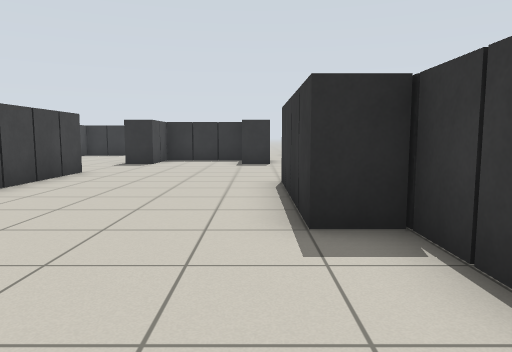
view 1 (above)

24 first-person views from a walk through a world built for the Gazebo simulator. The camera is 0.9 m above the floor, tilts 6° down and sees 70° across. The lines on the ground mark 1 m squares. The floor is counted in squares, 1 m on a side. Each view is taken from the middle of a square. On the plan, view 1 faces up. The plan holds only what a view shows up to about 12 squares ahead; the rest is blank. The place goes on beyond the plan.

view 2
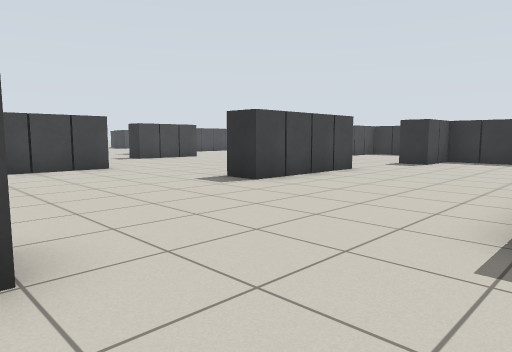

view 3
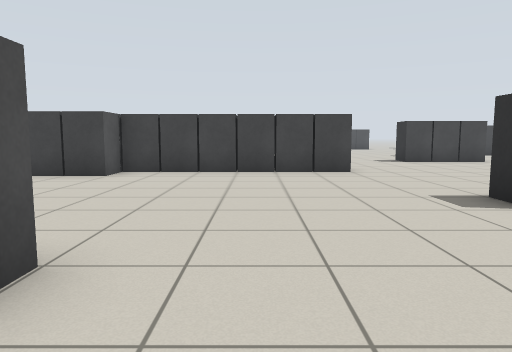

view 4
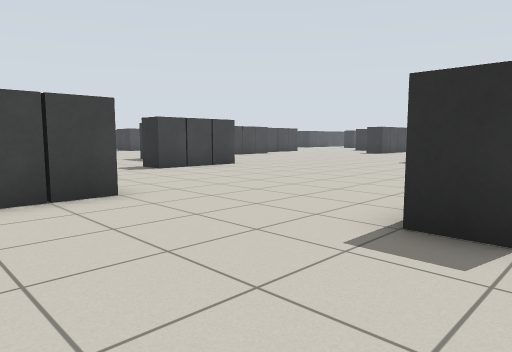

view 5
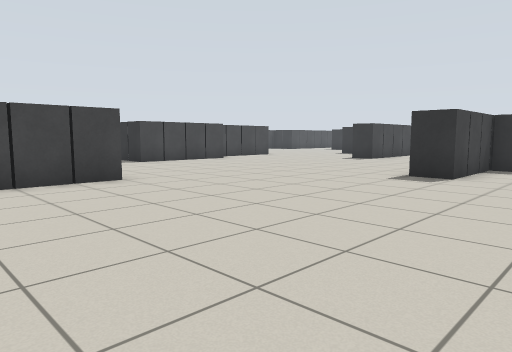

view 6
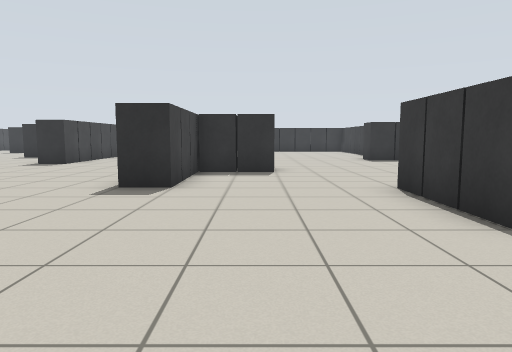

view 7
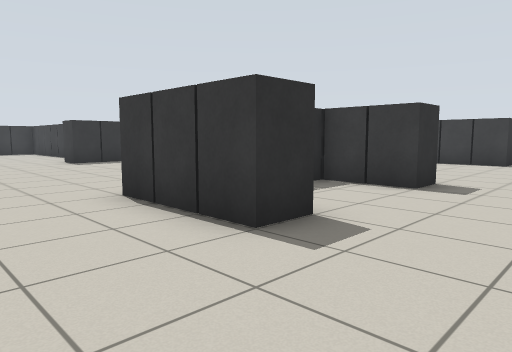

view 8
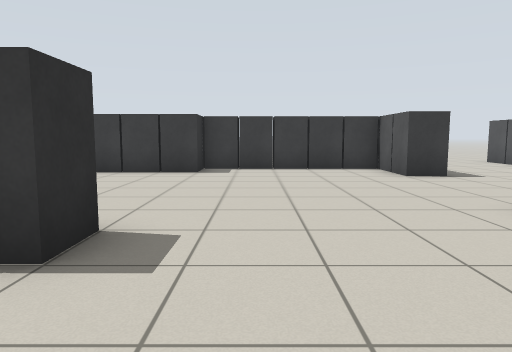

view 9
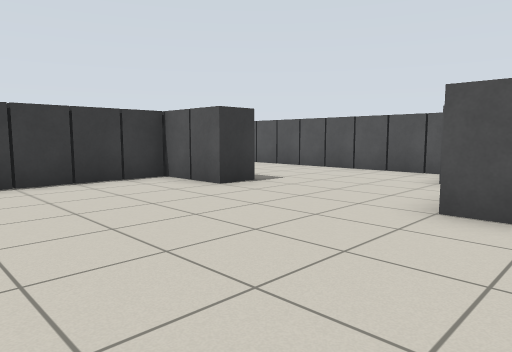

view 10
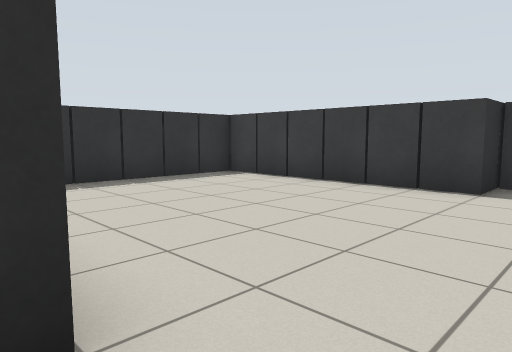

view 11
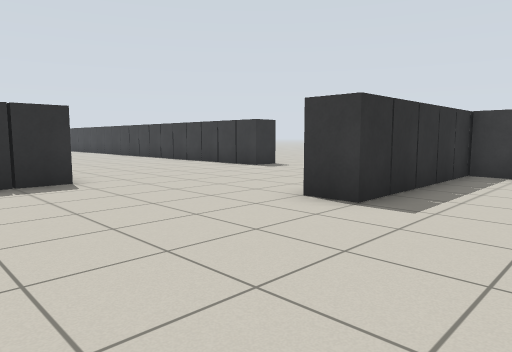

view 12
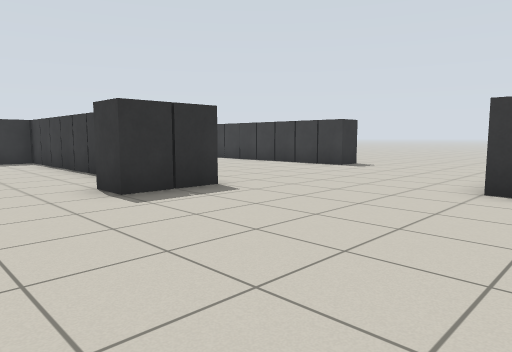

view 13
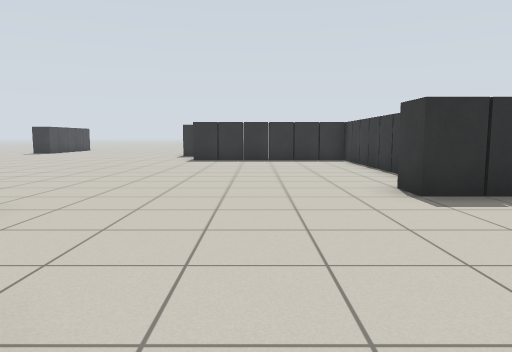

view 14
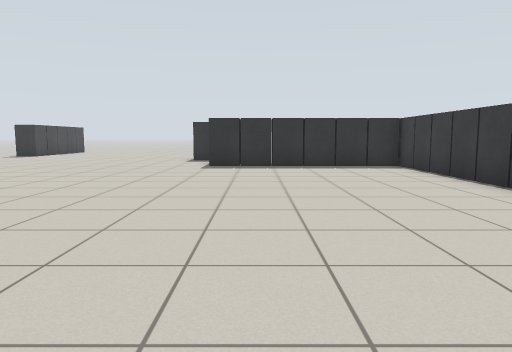

view 15
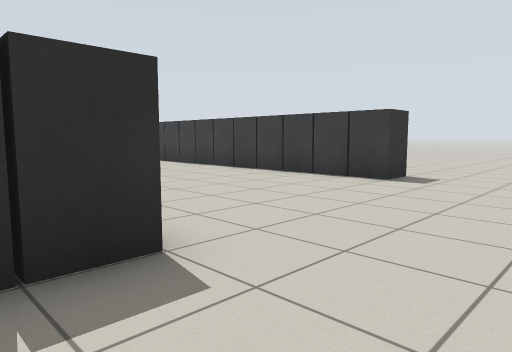

view 16
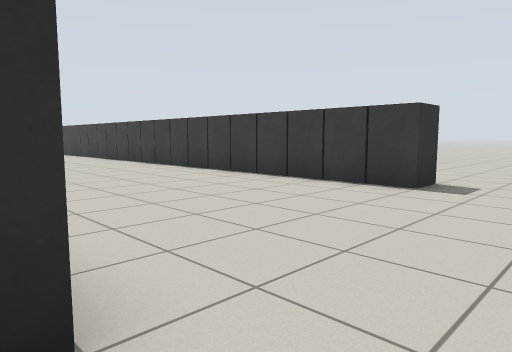

view 17
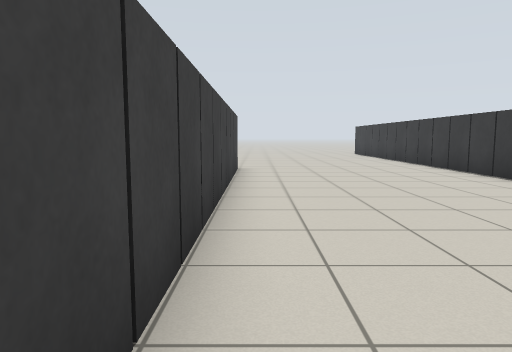

view 18
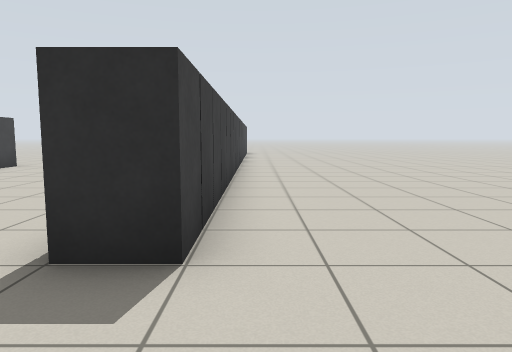

view 19
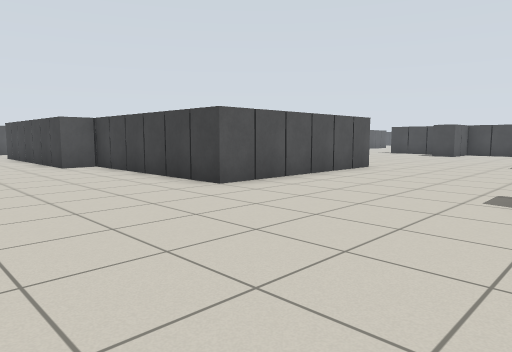

view 20
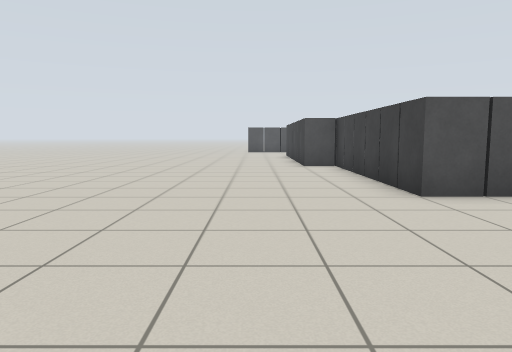

view 21
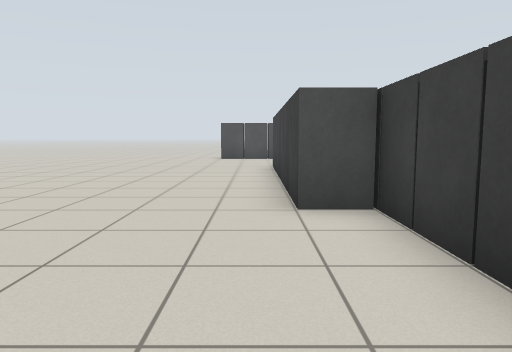

view 22
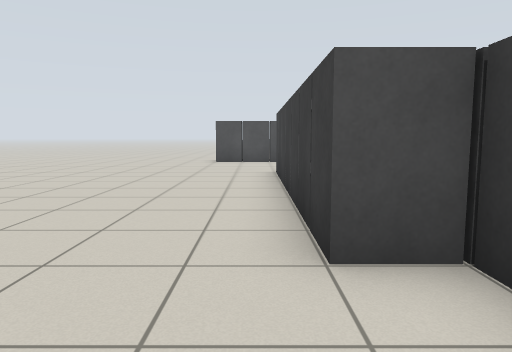

view 23
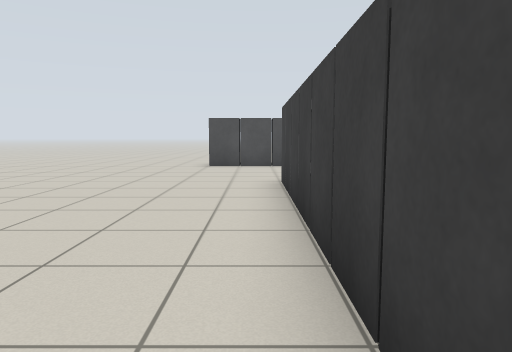

view 24
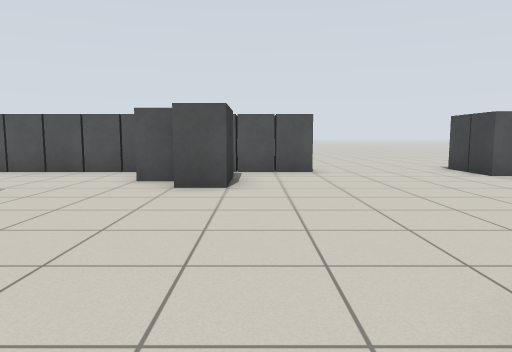

### Floor plan
Points are (right, up) in squares from view 1. A wall is a line through its corners. A room is listed if a view was taken in it or the views show most of it. See-through windows are left out.
Room 1 (views 1, 2, 3, 4, 5, 6, 7, 8, 9, 10, 11, 12, 13, 14, 15, 16, 17, 18, 19, 20, 21, 22, 23, 24)
walls: (-3.5, 12.5) (-4.5, 12.5) (-4.5, 15.5); (-6.5, 18.5) (-8.6, 18.5); (-8.5, 18.9) (-8.5, 15.5) (-9.5, 15.5); (-4.5, 9.5) (-4.5, 5.5) (-5.5, 5.5); (0.5, 12.5) (-0.5, 12.5) (-0.5, 14.5) (-0.9, 14.5); (-13.5, 10.5) (-13.5, 7.5) (-14.5, 7.5); (-9.5, 4.5) (-9.5, -1.5) (-8.5, -1.5) (-8.5, -3.5); (-1.5, 27) (-1.5, 32.5) (-7.5, 32.5); (7.9, 12.5) (6.5, 12.5) (6.5, 18.5) (1.5, 18.5) (1.5, 19.5) (7.5, 19.5) (7.5, 13.5) (8.5, 13.5) (8.5, 6.5); (5.5, 6.5) (5.5, 7.5) (7.5, 7.5) (7.5, 12.6); (1.5, 2) (1.5, 3.5) (0.5, 3.5) (0.5, 7.5) (1.5, 7.5); (3.1, 2.5) (10.5, 2.5); (-1.4, -0.5) (-0.5, -0.5); (-2.5, -1.5) (-2.5, 0.5) (-1.5, 0.5); (-4.5, -2.5) (-2.4, -2.5); (0.1, -2.5) (3.8, -2.5); (-0.5, 33.5) (-0.5, 23.5) (-2.5, 23.5) (-2.5, 24.5); (6.5, 33.6) (6.5, 24.5) (5.5, 24.5) (5.5, 34.5)

Positions as (right, up) in squares from view 1, and headings:
1: (0, 0), facing up
2: (1, 0), facing up-left
3: (0, 2), facing left
4: (-4, 2), facing up-left
5: (-6, 7), facing up-left
6: (-7, 9), facing up
7: (-7, 10), facing up-right
8: (-3, 11), facing right
9: (0, 12), facing down-right
10: (0, 11), facing up-right
11: (-3, 16), facing up-right
12: (-5, 18), facing up-right
13: (-5, 18), facing up
14: (-6, 21), facing up
15: (-2, 21), facing up-right
16: (-1, 22), facing up-right
17: (0, 23), facing up
18: (7, 22), facing up
19: (12, 25), facing down-left
20: (10, 25), facing down
21: (9, 18), facing down
22: (9, 16), facing down
23: (9, 14), facing down
24: (-3, 7), facing down
